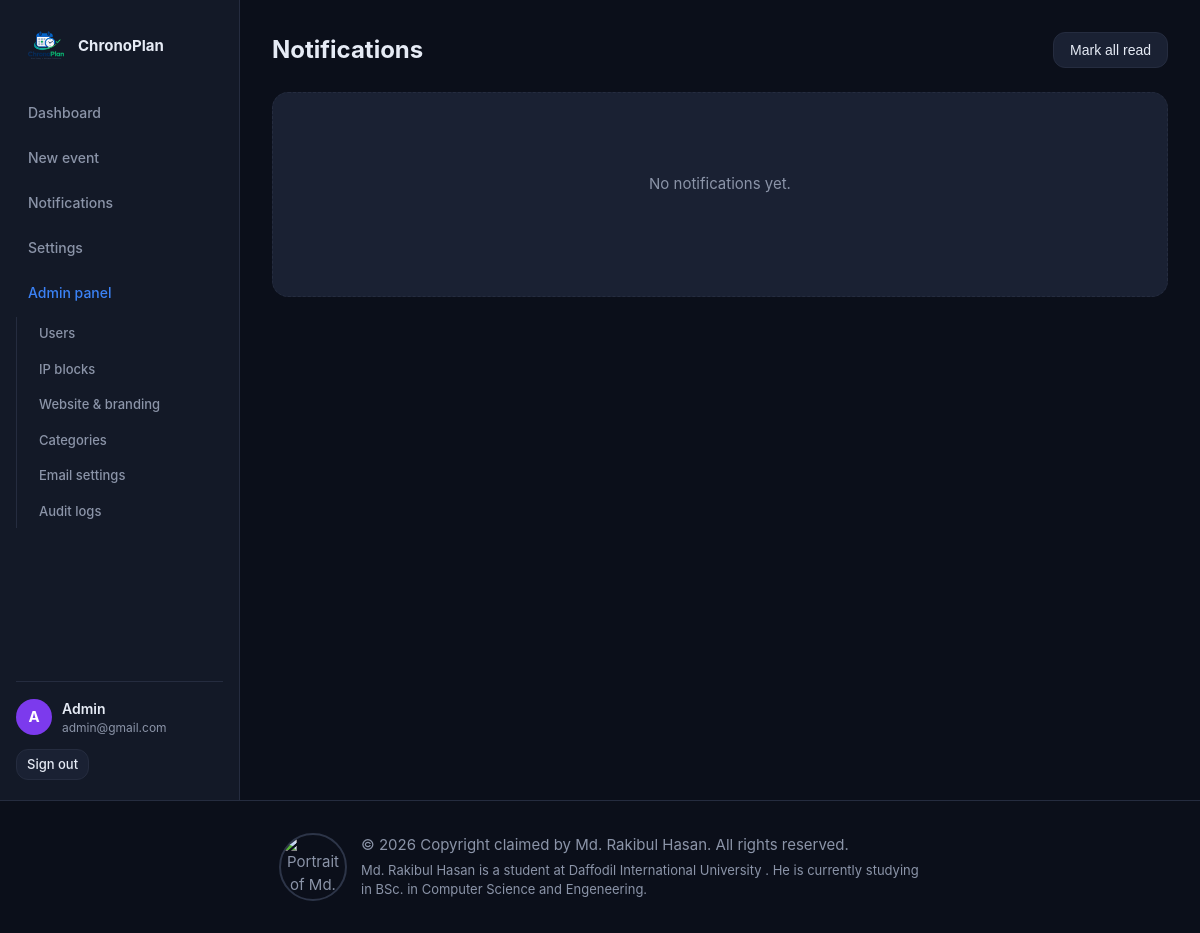
/dashboard/notifications (signed in), run on the app's committed database.
### app.py (models this page shows, shortened)
class SiteSetting(db.Model):
    __tablename__ = 'site_settings'
    id = db.Column(db.Integer, primary_key=True)
    site_name = db.Column(db.String(120), default='ChronoPlan', nullable=False)
    site_tagline = db.Column(db.String(255), default='Plan ahead. Live in the moment.',
                             nullable=False)
    site_description = db.Column(db.Text,
        default='A personal countdown and goal management platform.', nullable=False)
    footer_text = db.Column(db.Text, default='', nullable=False)
    copyright_owner = db.Column(db.String(120), default='Md. Rakibul Hasan', nullable=False)
    logo_url = db.Column(db.String(255), default='', nullable=False)
    favicon_url = db.Column(db.String(255), default='', nullable=False)
    accent_color = db.Column(db.String(20), default='#7c3aed', nullable=False)
    default_theme = db.Column(db.String(10), default='dark', nullable=False)
    hero_title = db.Column(db.String(200), default='Count down to what matters.',
                           nullable=False)
    hero_subtitle = db.Column(db.Text,
        default="Track exams, deadlines, goals, and life's most important moments.",
        nullable=False)
    registration_enabled = db.Column(db.Boolean, default=True, nullable=False)
    maintenance_mode = db.Column(db.Boolean, default=False, nullable=False)
    default_timezone = db.Column(db.String(50), default='UTC', nullable=False)
    max_upload_mb = db.Column(db.Integer, default=16, nullable=False)
    contact_email = db.Column(db.String(120), default='', nullable=False)
    social_twitter = db.Column(db.String(255), default='', nullable=False)
    social_github = db.Column(db.String(255), default='', nullable=False)
    social_linkedin = db.Column(db.String(255), default='', nullable=False)
    updated_at = db.Column(db.DateTime, default=utcnow, onupdate=utcnow)
    @classmethod
    def get(cls):
        s = cls.query.first()
        if not s:
            s = cls()
            db.session.add(s)
            db.session.commit()
        return s

class User(UserMixin, db.Model):
    __tablename__ = 'users'
    id = db.Column(db.Integer, primary_key=True)
    name = db.Column(db.String(120), nullable=False)
    username = db.Column(db.String(80), unique=True, nullable=False, index=True)
    email = db.Column(db.String(255), unique=True, nullable=False, index=True)
    password_hash = db.Column(db.String(255), nullable=False)
    role = db.Column(db.String(20), default=Role.USER, nullable=False)
    is_active_user = db.Column(db.Boolean, default=True, nullable=False)
    profile_picture = db.Column(db.String(255), nullable=True)
    email_verified = db.Column(db.Boolean, default=False)
    created_at = db.Column(db.DateTime, default=utcnow, nullable=False)
    last_seen = db.Column(db.DateTime, default=utcnow, onupdate=utcnow)
    preferences = db.relationship('UserPreference', uselist=False,
                                  back_populates='user', cascade='all, delete-orphan')
    events = db.relationship('CountdownEvent', back_populates='user',
                             cascade='all, delete-orphan', lazy='dynamic')
    notifications = db.relationship('Notification', back_populates='user',
                                    cascade='all, delete-orphan', lazy='dynamic')
    @property
    def is_active(self):
        return self.is_active_user
    @property
    def is_admin(self):
        return self.role == Role.ADMIN

### app.py (the view)
@app.route('/dashboard/notifications')
@login_required
def notifications():
    page = request.args.get('page', 1, type=int)
    notifs = Notification.query.filter_by(user_id=current_user.id) \
        .order_by(Notification.created_at.desc())
    pagination = notifs.paginate(page=page, per_page=20, error_out=False)
    return render_template('dashboard/notifications.html',
        notifications=pagination.items, pagination=pagination)

### app.py (called while the page is built)
def get_settings():
    return SiteSetting.get()

@login_manager.user_loader
def load_user(user_id):
    return User.query.get(int(user_id))

@app.context_processor
def inject_unread_notifications():
    unread = 0
    if current_user.is_authenticated:
        unread = Notification.query.filter_by(
            user_id=current_user.id, is_read=False
        ).count()
    return {'unread_notifications': unread}

@app.before_request
def reject_blocked_ip():
    remote_addr = request.remote_addr
    if not remote_addr:
        return
    try:
        address = ipaddress.ip_address(remote_addr).compressed
    except ValueError:
        return
    if BlockedIP.query.filter_by(address=address).first():
        abort(403)

@app.after_request
def add_security_headers(resp):
    resp.headers.setdefault('X-Content-Type-Options', 'nosniff')
    resp.headers.setdefault('X-Frame-Options', 'SAMEORIGIN')
    resp.headers.setdefault('X-XSS-Protection', '1; mode=block')
    resp.headers.setdefault('Referrer-Policy',
                           'strict-origin-when-cross-origin')
    return resp

@app.before_request
def check_maintenance():
    try:
        s = get_settings()
        if s.maintenance_mode:
            public = ['static', 'serve_upload', 'login']
            if request.endpoint and request.endpoint not in public:
                if not (current_user.is_authenticated and current_user.is_admin):
                    return render_template('errors/maintenance.html'), 503
    except Exception:
        pass

@app.before_request
def admin_gate():
    if request.endpoint and request.endpoint.startswith('admin_'):
        if not current_user.is_authenticated:
            return redirect(url_for('login', next=request.url))
        if not current_user.is_admin:
            abort(403)

### templates/dashboard/notifications.html (shortened to what this page needs)
{% extends 'dashboard_base.html' %}
{% block dashboard_content %}
<div class="dashboard-header">
  <h1>Notifications</h1>
  <form method="post" action="{{ url_for('mark_all_read') }}">
    <button class="btn btn-ghost">Mark all read</button>
  </form>
</div>
{% if notifications %}
<ul class="notif-list">
  {% for n in notifications %}
  <li class="notif-item {{ 'unread' if not n.is_read }}">
    <div>
      <strong>{{ n.title }}</strong>
      <p class="muted">{{ n.message }}</p>
      <span class="meta">{{ n.created_at.strftime('%b %d, %H:%M') }}</span>
    </div>
    {% if not n.is_read %}
    <form method="post" action="{{ url_for('mark_notification_read', nid=n.id) }}">
      <input type="hidden" name="csrf_token" value="{{ csrf_token() }}">
      <button class="btn btn-ghost btn-sm">Mark read</button>
    </form>
    {% endif %}
  </li>
  {% endfor %}
</ul>
{% else %}
<div class="empty-state"><p>No notifications yet.</p></div>
{% endif %}
{% endblock %}

### templates/dashboard_base.html (shortened to what this page needs)
{% extends 'base.html' %}
{% block layout %}
<div class="app-shell">
  <aside class="sidebar">
    <a class="sidebar-brand" href="{{ url_for('dashboard_index') }}">
      {% if logo_url %}
      <img src="/uploads/{{ logo_url }}" alt="{{ site_name }}" class="sidebar-logo">
      {% else %}
      <span class="brand-mark small"></span>
      {% endif %}
      <span>{{ site_name }}</span>
    </a>
    <nav class="sidebar-nav">
      <a href="{{ url_for('dashboard_index') }}" class="sidebar-link">Dashboard</a>
      <a href="{{ url_for('new_event') }}" class="sidebar-link">New event</a>
      <a href="{{ url_for('notifications') }}" class="sidebar-link">
        Notifications
      </a>
      <a href="{{ url_for('dashboard_settings') }}" class="sidebar-link">Settings</a>
      {% if current_user.is_admin %}
      <a href="{{ url_for('admin_overview') }}" class="sidebar-link admin-link">Admin panel</a>
      <div class="sidebar-admin-links" aria-label="Administration">
        <a href="{{ url_for('admin_users') }}" class="sidebar-link">Users</a>
        <a href="{{ url_for('admin_ip_blocks') }}" class="sidebar-link">IP blocks</a>
        <a href="{{ url_for('admin_branding') }}" class="sidebar-link">Website & branding</a>
        <a href="{{ url_for('admin_categories') }}" class="sidebar-link">Categories</a>
        <a href="{{ url_for('admin_smtp') }}" class="sidebar-link">Email settings</a>
        <a href="{{ url_for('admin_audit_logs') }}" class="sidebar-link">Audit logs</a>
      </div>
      {% endif %}
    </nav>
    <div class="sidebar-footer">
      <div class="user-chip">
        {% if current_user.profile_picture %}
        <img src="/uploads/{{ current_user.profile_picture }}" class="avatar">
        {% else %}
        <span class="avatar placeholder">{{ current_user.name[0]|upper }}</span>
        {% endif %}
        <div>
          <div class="user-name">{{ current_user.name }}</div>
          <div class="user-email muted">{{ current_user.email }}</div>
        </div>
      </div>
      <a href="{{ url_for('logout') }}" class="btn btn-ghost btn-sm">Sign out</a>
    </div>
  </aside>
  <main class="main-content">
    {% block dashboard_content %}{% endblock %}
  </main>
</div>
{% endblock %}

### templates/base.html (shortened to what this page needs)
<!DOCTYPE html>
<html lang="en" data-theme="{{ current_user.preferences.theme if current_user.is_authenticated and current_user.preferences else default_theme }}">
<head>
  <link rel="stylesheet" href="{{ url_for('static', filename='css/main.css') }}">
</head>
<body>
  {% block layout %}{% endblock %}
  <footer class="site-footer">
    <div class="container footer-content">
      <p class="copyright-credit">
        <img class="copyright-portrait"
             src="{{ url_for('static', filename='images/copyright-holder.jpe') }}"
             alt="Portrait of {{ copyright_owner }}">
        <span class="copyright-details">
          <span>© {{ current_year }} Copyright claimed by {{ copyright_owner }}. All rights reserved.</span>
          <span class="copyright-description">Md. Rakibul Hasan is a student at Daffodil International University . He is currently studying in BSc. in Computer Science and Engeneering.</span>
        </span>
      </p>
    </div>
  </footer>
</body>
</html>

### static/css/main.css (style rules this page uses)
:root { --bg: #0b0f1a; --bg-elevated: #131927; --bg-card: #1a2133; --bg-input: #0f1626; --text: #e6ebf5; --text-muted: #8b94a8; --text-faint: #5a6378; --border: #252c3f; --border-light: #2d3548; --accent: #7c3aed; --accent-2: #3b82f6; --accent-glow: rgba(124,58,237,0.4); --danger: #ef4444; --success: #22c55e; --warning: #f59e0b; --info: #3b82f6; --radius: 12px; --radius-lg: 16px; --shadow: 0 4px 12px rgba(0,0,0,0.25); --shadow-lg: 0 8px 32px rgba(0,0,0,0.4); --font: 'Inter', -apple-system, BlinkMacSystemFont, 'Segoe UI', Roboto, sans-serif; }
* { box-sizing: border-box; margin: 0; padding: 0; }
html, body { height: 100%; }
body { background-color: var(--bg); background-image: linear-gradient(rgba(11,15,26,0.86), rgba(11,15,26,0.92)), url("https://png.pngtree.com/background/20250104/original/pngtree-free-hd-wallpaper-4k-new-background-picture-image_15546678.jpg"); background-position: center; background-size: cover; background-attachment: fixed; color: var(--text); font-family: var(--font); font-size: 15px; line-height: 1.5; -webkit-font-smoothing: antialiased; }
a { color: var(--accent-2); text-decoration: none; }
.container { max-width: 1200px; margin: 0 auto; padding: 0 24px; }
.btn { display: inline-flex; align-items: center; gap: 6px; padding: 9px 16px; border: 1px solid transparent; background: transparent; color: var(--text); border-radius: var(--radius); cursor: pointer; font-size: 14px; font-weight: 500; transition: all 0.15s ease; text-decoration: none; }
.btn-ghost { background: var(--bg-card); border-color: var(--border); }
.btn-sm { padding: 5px 10px; font-size: 13px; }
.site-footer { padding: 32px 0; border-top: 1px solid var(--border); color: var(--text-muted); text-align: center; }
.footer-content { display: flex; flex-direction: column; align-items: center; gap: 12px; }
.copyright-credit { display: flex; align-items: center; justify-content: center; gap: 14px; }
.copyright-portrait { width: 68px; height: 68px; flex: 0 0 68px; border-radius: 50%; object-fit: cover; border: 2px solid var(--border-light); }
.copyright-details { display: flex; flex-direction: column; align-items: flex-start; gap: 4px; text-align: left; }
.copyright-description { max-width: 560px; font-size: 13px; }
.app-shell { display: grid; grid-template-columns: 240px 1fr; min-height: 100vh; }
.sidebar { background: var(--bg-elevated); border-right: 1px solid var(--border); padding: 20px 16px; display: flex; flex-direction: column; gap: 20px; position: sticky; top: 0; height: 100vh; }
.sidebar-brand { display: flex; align-items: center; gap: 10px; color: var(--text); font-weight: 700; padding: 4px 8px; }
.sidebar-logo { display: block; width: auto; height: 44px; max-width: 100%; object-fit: contain; }
.sidebar-nav { display: flex; flex-direction: column; gap: 4px; }
.sidebar-admin-links { display: flex; flex-direction: column; gap: 2px; padding-left: 10px; border-left: 1px solid var(--border); }
.sidebar-admin-links .sidebar-link { padding-top: 7px; padding-bottom: 7px; font-size: 13px; }
.sidebar-link { display: flex; align-items: center; justify-content: space-between; padding: 10px 12px; border-radius: var(--radius); color: var(--text-muted); font-size: 14px; font-weight: 500; }
.admin-link { color: var(--accent-2) !important; }
.sidebar-footer { margin-top: auto; padding-top: 16px; border-top: 1px solid var(--border); }
.user-chip { display: flex; align-items: center; gap: 10px; margin-bottom: 12px; }
.user-name { font-size: 14px; font-weight: 600; }
.user-email { font-size: 12px; color: var(--text-muted); }
.avatar { width: 36px; height: 36px; border-radius: 50%; object-fit: cover; }
.avatar.placeholder { display: inline-flex; align-items: center; justify-content: center; background: var(--accent); color: white; font-weight: 700; }
.main-content { padding: 32px; overflow-x: hidden; }
.dashboard-header { display: flex; justify-content: space-between; align-items: center; margin-bottom: 24px; }
.dashboard-header h1 { font-size: 24px; }
.muted { color: var(--text-muted); }
.empty-state { text-align: center; padding: 80px 24px; background: var(--bg-card); border: 1px dashed var(--border); border-radius: var(--radius-lg); }
.empty-state p { color: var(--text-muted); margin-bottom: 20px; }

### data on the page
SiteSetting: logo_url (picture), site_name "ChronoPlan", copyright_owner "Md. Rakibul Hasan"
User: name "A", name "Admin", email "admin@gmail.com"
